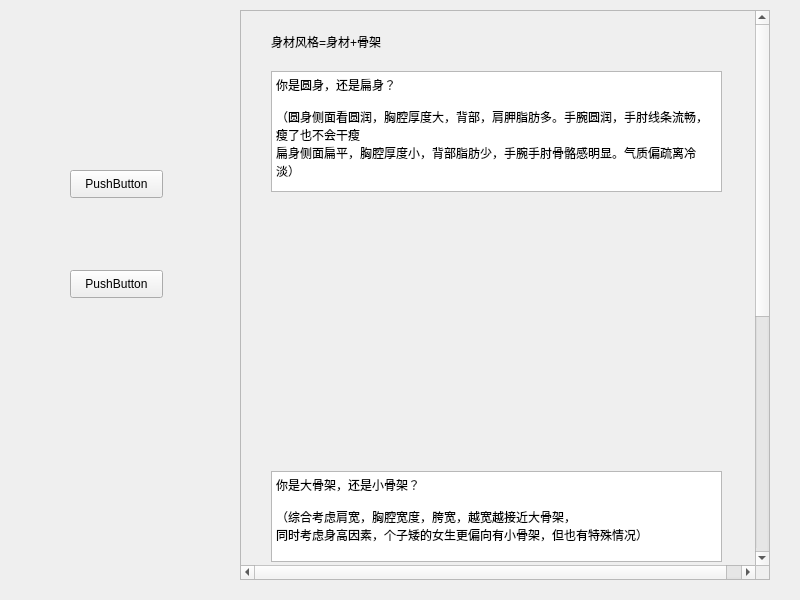
<?xml version="1.0" encoding="UTF-8"?>
<ui version="4.0">
 <class>warmbone</class>
 <widget class="QWidget" name="warmbone">
  <property name="geometry">
   <rect>
    <x>0</x>
    <y>0</y>
    <width>800</width>
    <height>600</height>
   </rect>
  </property>
  <property name="minimumSize">
   <size>
    <width>800</width>
    <height>600</height>
   </size>
  </property>
  <property name="maximumSize">
   <size>
    <width>800</width>
    <height>600</height>
   </size>
  </property>
  <property name="windowTitle">
   <string>Form</string>
  </property>
  <widget class="QPushButton" name="pushButton_2">
   <property name="geometry">
    <rect>
     <x>70</x>
     <y>170</y>
     <width>93</width>
     <height>28</height>
    </rect>
   </property>
   <property name="text">
    <string>PushButton</string>
   </property>
  </widget>
  <widget class="QPushButton" name="pushButton_3">
   <property name="geometry">
    <rect>
     <x>70</x>
     <y>270</y>
     <width>93</width>
     <height>28</height>
    </rect>
   </property>
   <property name="text">
    <string>PushButton</string>
   </property>
  </widget>
  <widget class="QScrollArea" name="scrollArea">
   <property name="geometry">
    <rect>
     <x>240</x>
     <y>10</y>
     <width>530</width>
     <height>570</height>
    </rect>
   </property>
   <property name="minimumSize">
    <size>
     <width>530</width>
     <height>570</height>
    </size>
   </property>
   <property name="verticalScrollBarPolicy">
    <enum>Qt::ScrollBarAlwaysOn</enum>
   </property>
   <property name="horizontalScrollBarPolicy">
    <enum>Qt::ScrollBarAlwaysOn</enum>
   </property>
   <property name="widgetResizable">
    <bool>false</bool>
   </property>
   <widget class="QWidget" name="scrollAreaWidgetContents">
    <property name="geometry">
     <rect>
      <x>0</x>
      <y>0</y>
      <width>530</width>
      <height>1000</height>
     </rect>
    </property>
    <property name="minimumSize">
     <size>
      <width>500</width>
      <height>1000</height>
     </size>
    </property>
    <property name="toolTipDuration">
     <number>14</number>
    </property>
    <widget class="QLabel" name="label">
     <property name="geometry">
      <rect>
       <x>30</x>
       <y>20</y>
       <width>141</width>
       <height>21</height>
      </rect>
     </property>
     <property name="text">
      <string>身材风格=身材+骨架</string>
     </property>
    </widget>
    <widget class="QTextBrowser" name="textBrowser">
     <property name="geometry">
      <rect>
       <x>30</x>
       <y>60</y>
       <width>451</width>
       <height>121</height>
      </rect>
     </property>
     <property name="html">
      <string>&lt;!DOCTYPE HTML PUBLIC &quot;-//W3C//DTD HTML 4.0//EN&quot; &quot;http://www.w3.org/TR/REC-html40/strict.dtd&quot;&gt;
&lt;html&gt;&lt;head&gt;&lt;meta name=&quot;qrichtext&quot; content=&quot;1&quot; /&gt;&lt;style type=&quot;text/css&quot;&gt;
p, li { white-space: pre-wrap; }
&lt;/style&gt;&lt;/head&gt;&lt;body style=&quot; font-family:'SimSun'; font-size:9pt; font-weight:400; font-style:normal;&quot;&gt;
&lt;p style=&quot; margin-top:0px; margin-bottom:0px; margin-left:0px; margin-right:0px; -qt-block-indent:0; text-indent:0px;&quot;&gt;你是圆身，还是扁身？&lt;/p&gt;
&lt;p style=&quot;-qt-paragraph-type:empty; margin-top:0px; margin-bottom:0px; margin-left:0px; margin-right:0px; -qt-block-indent:0; text-indent:0px;&quot;&gt;&lt;br /&gt;&lt;/p&gt;
&lt;p style=&quot; margin-top:0px; margin-bottom:0px; margin-left:0px; margin-right:0px; -qt-block-indent:0; text-indent:0px;&quot;&gt;（圆身侧面看圆润，胸腔厚度大，背部，肩胛脂肪多。手腕圆润，手肘线条流畅，瘦了也不会干瘦&lt;/p&gt;
&lt;p style=&quot; margin-top:0px; margin-bottom:0px; margin-left:0px; margin-right:0px; -qt-block-indent:0; text-indent:0px;&quot;&gt;扁身侧面扁平，胸腔厚度小，背部脂肪少，手腕手肘骨骼感明显。气质偏疏离冷淡）&lt;/p&gt;&lt;/body&gt;&lt;/html&gt;</string>
     </property>
    </widget>
    <widget class="QLabel" name="label_2">
     <property name="geometry">
      <rect>
       <x>30</x>
       <y>200</y>
       <width>201</width>
       <height>241</height>
      </rect>
     </property>
     <property name="text">
      <string/>
     </property>
    </widget>
    <widget class="QTextBrowser" name="textBrowser_2">
     <property name="geometry">
      <rect>
       <x>30</x>
       <y>460</y>
       <width>451</width>
       <height>91</height>
      </rect>
     </property>
     <property name="html">
      <string>&lt;!DOCTYPE HTML PUBLIC &quot;-//W3C//DTD HTML 4.0//EN&quot; &quot;http://www.w3.org/TR/REC-html40/strict.dtd&quot;&gt;
&lt;html&gt;&lt;head&gt;&lt;meta name=&quot;qrichtext&quot; content=&quot;1&quot; /&gt;&lt;style type=&quot;text/css&quot;&gt;
p, li { white-space: pre-wrap; }
&lt;/style&gt;&lt;/head&gt;&lt;body style=&quot; font-family:'SimSun'; font-size:9pt; font-weight:400; font-style:normal;&quot;&gt;
&lt;p style=&quot; margin-top:0px; margin-bottom:0px; margin-left:0px; margin-right:0px; -qt-block-indent:0; text-indent:0px;&quot;&gt;你是大骨架，还是小骨架？&lt;/p&gt;
&lt;p style=&quot;-qt-paragraph-type:empty; margin-top:0px; margin-bottom:0px; margin-left:0px; margin-right:0px; -qt-block-indent:0; text-indent:0px;&quot;&gt;&lt;br /&gt;&lt;/p&gt;
&lt;p style=&quot; margin-top:0px; margin-bottom:0px; margin-left:0px; margin-right:0px; -qt-block-indent:0; text-indent:0px;&quot;&gt;（综合考虑肩宽，胸腔宽度，胯宽，越宽越接近大骨架，&lt;/p&gt;
&lt;p style=&quot; margin-top:0px; margin-bottom:0px; margin-left:0px; margin-right:0px; -qt-block-indent:0; text-indent:0px;&quot;&gt;同时考虑身高因素，个子矮的女生更偏向有小骨架，但也有特殊情况）&lt;/p&gt;&lt;/body&gt;&lt;/html&gt;</string>
     </property>
    </widget>
    <widget class="QLabel" name="label_4">
     <property name="geometry">
      <rect>
       <x>30</x>
       <y>560</y>
       <width>201</width>
       <height>251</height>
      </rect>
     </property>
     <property name="text">
      <string/>
     </property>
    </widget>
    <widget class="QLabel" name="label_5">
     <property name="geometry">
      <rect>
       <x>270</x>
       <y>560</y>
       <width>211</width>
       <height>251</height>
      </rect>
     </property>
     <property name="text">
      <string/>
     </property>
    </widget>
    <widget class="QLabel" name="label_3">
     <property name="geometry">
      <rect>
       <x>270</x>
       <y>200</y>
       <width>201</width>
       <height>241</height>
      </rect>
     </property>
     <property name="text">
      <string/>
     </property>
    </widget>
    <widget class="QTextBrowser" name="textBrowser_3">
     <property name="geometry">
      <rect>
       <x>30</x>
       <y>830</y>
       <width>451</width>
       <height>31</height>
      </rect>
     </property>
     <property name="html">
      <string>&lt;!DOCTYPE HTML PUBLIC &quot;-//W3C//DTD HTML 4.0//EN&quot; &quot;http://www.w3.org/TR/REC-html40/strict.dtd&quot;&gt;
&lt;html&gt;&lt;head&gt;&lt;meta name=&quot;qrichtext&quot; content=&quot;1&quot; /&gt;&lt;style type=&quot;text/css&quot;&gt;
p, li { white-space: pre-wrap; }
&lt;/style&gt;&lt;/head&gt;&lt;body style=&quot; font-family:'SimSun'; font-size:9pt; font-weight:400; font-style:normal;&quot;&gt;
&lt;p style=&quot; margin-top:0px; margin-bottom:0px; margin-left:0px; margin-right:0px; -qt-block-indent:0; text-indent:0px;&quot;&gt;综合考虑你的身材类型与骨骼类型，选择你的身材风格是？&lt;/p&gt;&lt;/body&gt;&lt;/html&gt;</string>
     </property>
    </widget>
    <widget class="QRadioButton" name="radioButton">
     <property name="geometry">
      <rect>
       <x>30</x>
       <y>900</y>
       <width>115</width>
       <height>19</height>
      </rect>
     </property>
     <property name="text">
      <string>大骨架圆身材</string>
     </property>
    </widget>
    <widget class="QRadioButton" name="radioButton_2">
     <property name="geometry">
      <rect>
       <x>250</x>
       <y>900</y>
       <width>161</width>
       <height>20</height>
      </rect>
     </property>
     <property name="text">
      <string>小/中等骨架圆身材</string>
     </property>
    </widget>
    <widget class="QRadioButton" name="radioButton_3">
     <property name="geometry">
      <rect>
       <x>30</x>
       <y>940</y>
       <width>115</width>
       <height>19</height>
      </rect>
     </property>
     <property name="text">
      <string>大骨架扁身材</string>
     </property>
    </widget>
    <widget class="QRadioButton" name="radioButton_4">
     <property name="geometry">
      <rect>
       <x>250</x>
       <y>940</y>
       <width>161</width>
       <height>20</height>
      </rect>
     </property>
     <property name="text">
      <string>小/中等骨架扁身材</string>
     </property>
    </widget>
   </widget>
  </widget>
 </widget>
 <resources/>
 <connections/>
</ui>
